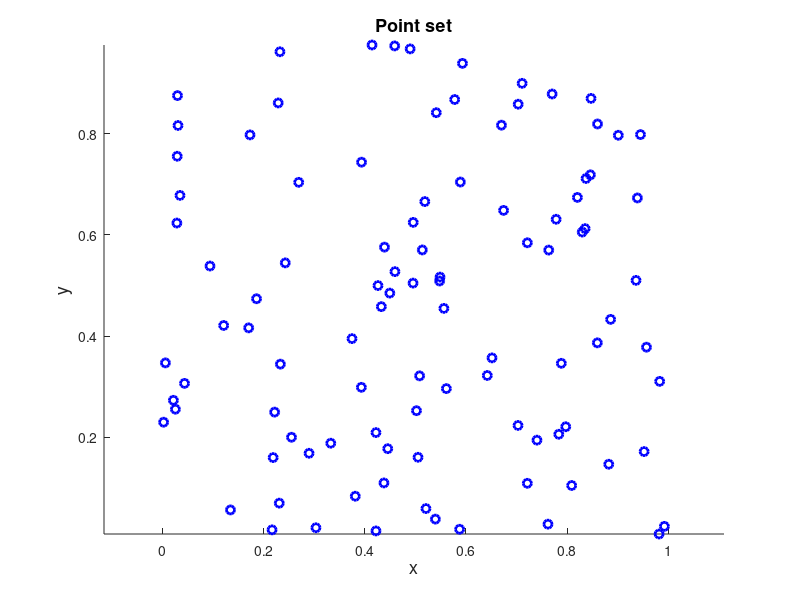

The MATLAB source for this figure: (Note: this script raises an error after producing the figure.)
%% Vertices of 2-dimensional convex hull of a random point set

%% Initial data
% Set the random number generator.
rng(1);
%% 
% Set the points the convex hull of which is to be calculated.
points=rand(100,2);
%%
% Plot the point set in blue circles.
figure('Name','Point set','NumberTitle','off')
scatter(points(:,1),points(:,2),...
    'marker','o','MarkerEdgeColor',[0 0 1],'LineWidth',2)
xlabel('x','FontSize',13);
ylabel('y','FontSize',13);
title('Point set','FontSize',13)
axis equal

%% Processing
% Find the point identities defining each facet of the convex hull of the
% point set with the new algorithm.
chull1=convhull_nd(points);

%% Plots
%
%%
% Find the coordinates of the vertices of the convex hull.
convhullvert=points(unique(chull1(:)),:);
%%
% Plot the vertices of the convex hull of the point set in orange
% asterisks.
hold on
scatter(convhullvert(:,1),convhullvert(:,2),...
    'marker','*','MarkerEdgeColor',[1 0.5 0],'LineWidth',2);

%% Contact author
%
%  (c) 2014 by George Papazafeiropoulos
%  First Lieutenant, Infrastructure Engineer, Hellenic Air Force
%  Civil Engineer, M.Sc., Ph.D. candidate, NTUA
%
% Email: gpapazafeiropoulos@yahoo.gr
%
% Website: http://users.ntua.gr/gpapazaf/
%


